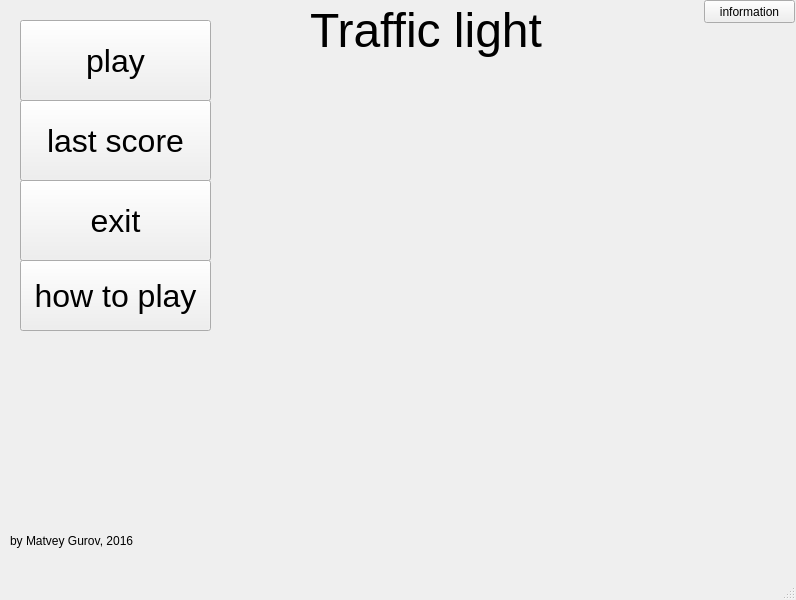
<?xml version="1.0" encoding="UTF-8"?>
<ui version="4.0">
 <class>information</class>
 <widget class="QMainWindow" name="information">
  <property name="geometry">
   <rect>
    <x>0</x>
    <y>0</y>
    <width>796</width>
    <height>600</height>
   </rect>
  </property>
  <property name="windowTitle">
   <string>MainWindow</string>
  </property>
  <widget class="QWidget" name="centralwidget">
   <widget class="QPushButton" name="play">
    <property name="geometry">
     <rect>
      <x>20</x>
      <y>20</y>
      <width>191</width>
      <height>81</height>
     </rect>
    </property>
    <property name="font">
     <font>
      <pointsize>24</pointsize>
     </font>
    </property>
    <property name="cursor">
     <cursorShape>ArrowCursor</cursorShape>
    </property>
    <property name="text">
     <string>play</string>
    </property>
   </widget>
   <widget class="QPushButton" name="best_score">
    <property name="geometry">
     <rect>
      <x>20</x>
      <y>100</y>
      <width>191</width>
      <height>81</height>
     </rect>
    </property>
    <property name="font">
     <font>
      <pointsize>24</pointsize>
     </font>
    </property>
    <property name="text">
     <string>last score</string>
    </property>
   </widget>
   <widget class="QPushButton" name="exit">
    <property name="geometry">
     <rect>
      <x>20</x>
      <y>180</y>
      <width>191</width>
      <height>81</height>
     </rect>
    </property>
    <property name="font">
     <font>
      <pointsize>24</pointsize>
     </font>
    </property>
    <property name="text">
     <string>exit</string>
    </property>
   </widget>
   <widget class="QPushButton" name="how_to_play">
    <property name="geometry">
     <rect>
      <x>20</x>
      <y>260</y>
      <width>191</width>
      <height>71</height>
     </rect>
    </property>
    <property name="font">
     <font>
      <pointsize>24</pointsize>
     </font>
    </property>
    <property name="text">
     <string>how to play</string>
    </property>
   </widget>
   <widget class="QLabel" name="label">
    <property name="geometry">
     <rect>
      <x>310</x>
      <y>0</y>
      <width>241</width>
      <height>61</height>
     </rect>
    </property>
    <property name="font">
     <font>
      <pointsize>36</pointsize>
     </font>
    </property>
    <property name="text">
     <string>Traffic light</string>
    </property>
   </widget>
   <widget class="QLabel" name="label_2">
    <property name="geometry">
     <rect>
      <x>10</x>
      <y>520</y>
      <width>131</width>
      <height>41</height>
     </rect>
    </property>
    <property name="text">
     <string>by Matvey Gurov, 2016</string>
    </property>
   </widget>
   <widget class="QPushButton" name="information_2">
    <property name="geometry">
     <rect>
      <x>704</x>
      <y>0</y>
      <width>91</width>
      <height>23</height>
     </rect>
    </property>
    <property name="text">
     <string>information</string>
    </property>
   </widget>
   <widget class="QLabel" name="label_3">
    <property name="geometry">
     <rect>
      <x>170</x>
      <y>60</y>
      <width>651</width>
      <height>501</height>
     </rect>
    </property>
    <property name="text">
     <string/>
    </property>
    <property name="pixmap">
     <pixmap>SCREENSHOT.png</pixmap>
    </property>
   </widget>
  </widget>
  <widget class="QStatusBar" name="statusbar"/>
 </widget>
 <resources/>
 <connections/>
</ui>
